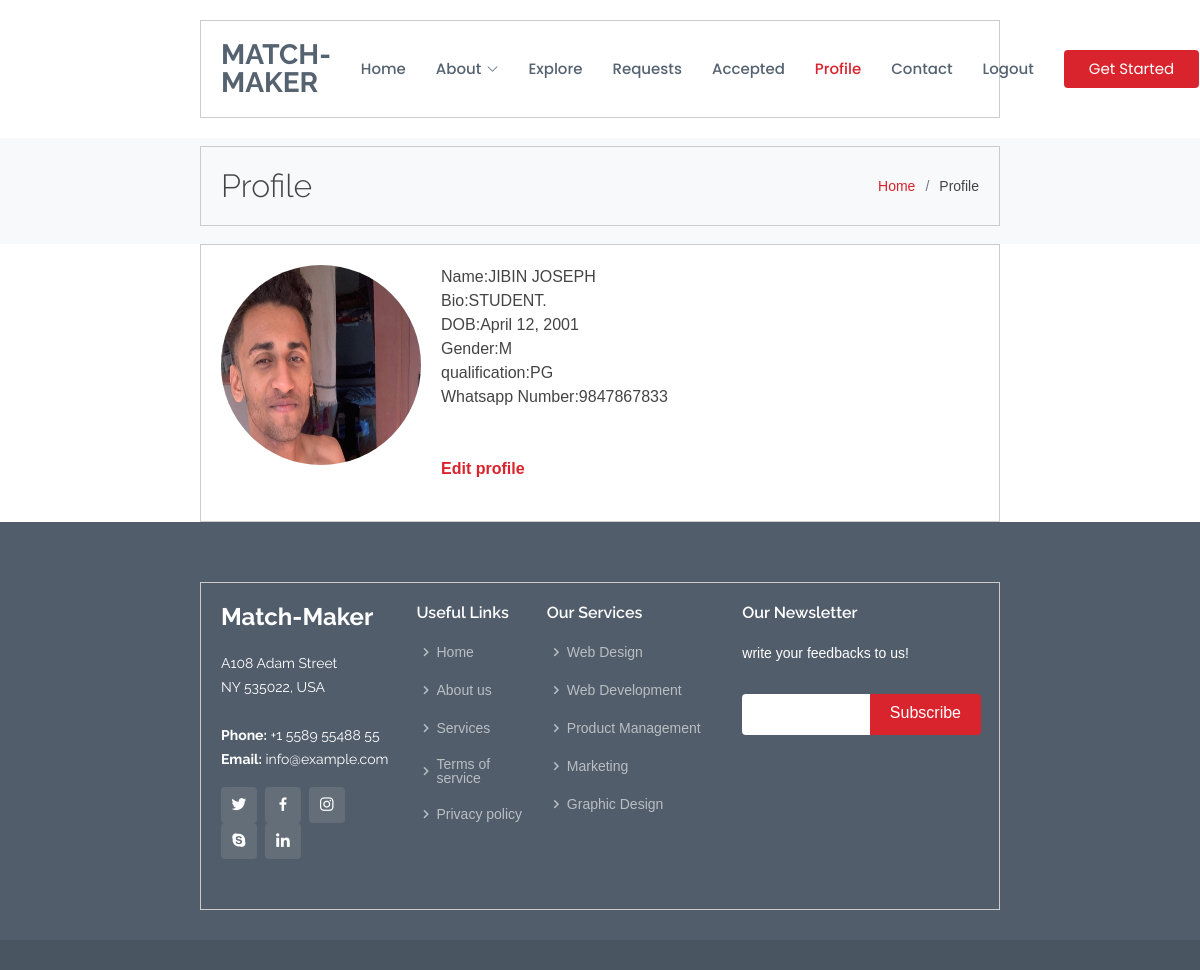
The app's page /profile (signed in) with its own data.
### datingapp/models.py (models this page shows)
class signn(models.Model):
    password=models.TextField(max_length=12)
    email=models.EmailField()
    photo=models.ImageField(blank=True)
    name=models.TextField(blank=True)
    bio=models.TextField(blank=True)
    dob=models.DateField(blank=True,null=True)
    gender=models.CharField(max_length=2,blank=True)
    qualification=models.TextField(blank=True)
    number=models.CharField(max_length=10, null=True, blank=True)
    status=models.CharField(max_length=20,default='No')

### datingapp/views.py (the view)
# urls.py: path('profile',views.profile,name="profile"),
def profile(request):
    id=request.session['id']
    a=signn.objects.filter(id=id)
    return render(request,"profile.html",{'a':a})

### templates/profile.html (shortened to what this page needs)
{% include 'base.html'%}
<body>
  <header id="header" class="fixed-top d-flex align-items-center">
    <div class="container d-flex align-items-center">
      <h1 class="logo me-auto"><a href="index.html">Match-Maker</a></h1>
      <nav id="navbar" class="navbar">
        <ul>
          <li><a href="\index">Home</a></li>
          <li class="dropdown"><a href="#"><span>About</span> <i class="bi bi-chevron-down"></i></a>
          </li>
          <li><a href="\explore">Explore</a></li>
          <li><a href="\request">Requests</a></li>
          <li><a href="\mates">Accepted</a></li>
          <li><a href="#" class="active">Profile</a></li>
          <li><a href="\contact">Contact</a></li>
          <li><a href="\logout">Logout</a></li>
          <li><a href="\index" class="getstarted">Get Started</a></li>
        </ul>
      </nav>
    </div>
  </header>
  <br><br>
  <main id="main">
    <section id="breadcrumbs" class="breadcrumbs">
      <div class="container">
        <div class="d-flex justify-content-between align-items-center">
          <h2>Profile</h2>
          <ol>
            <li><a href="\index">Home</a></li>
            <li>Profile</li>
          </ol>
        </div>
      </div>
    </section>
      <html>
        <head>
    </head>
    <body>
      {% for i in a %}
      <div class="container">
        <div class="profile">
          {% if i.photo %}
          <img src="{{i.photo.url}}" alt="Profile Picture">
          {% else %}
          <img src="https://cdn2.vectorstock.com/i/1000x1000/17/61/male-avatar-profile-picture-vector-10211761.jpg" alt="Profile Picture">
          {% endif %}
          <div class="bio">
            <p>Name:{{i.name}}</p>
            <p>Bio:{{i.bio}}</p>
            <p>DOB:{{i.dob}}</p>
            <p>Gender:{{i.gender}}</p>
            <p>qualification:{{i.qualification}}</p>
            <p>Whatsapp Number:{{i.number}}</p>
            <br>
            <br>
            <b><a href="\edit">Edit profile</a></b>
          </div>
        </div>
      </div>
      {% endfor %}
    </body>
      </html>
      </main>
      </body>
      </html>
      {% include 'footer.html'%}
</body>
</html>

### static/css/style.css (style rules this page uses)
body { font-family: "Open Sans", sans-serif; color: #444444; }
a { text-decoration: none; color: #d9232d; }
h1, h2, h3, h4, h5, h6 { font-family: "Raleway", sans-serif; }
#header { background: white; transition: all 0.5s; z-index: 997; padding: 20px 0; }
#header .logo { font-size: 28px; margin: 0; padding: 0; line-height: 1; font-weight: 700; text-transform: uppercase; }
#header .logo a { color: #556270; }
.navbar { padding: 0; }
.navbar ul { margin: 0; padding: 0; display: flex; list-style: none; align-items: center; }
.navbar li { position: relative; }
.navbar a, .navbar a:focus { display: flex; align-items: center; justify-content: space-between; padding: 10px 0 10px 30px; font-family: "Poppins", sans-serif; font-size: 15px; font-weight: 500; color: #556270; white-space: nowrap; transition: 0.3s; }
.navbar a i, .navbar a:focus i { font-size: 12px; line-height: 0; margin-left: 5px; }
.navbar a:hover, .navbar .active, .navbar .active:focus, .navbar li:hover>a { color: #d9232d; }
.navbar .getstarted, .navbar .getstarted:focus { background: #d9232d; padding: 8px 25px; margin-left: 30px; border-radius: 4px; font-weight: 400; color: #fff; }
section { padding: 60px 0; overflow: hidden; }
.breadcrumbs { padding: 18px 0; background: #f8f9fa; min-height: 40px; margin-top: 80px; }
.breadcrumbs h2 { font-size: 32px; font-weight: 300; margin: 0; }
.breadcrumbs ol { display: flex; flex-wrap: wrap; list-style: none; padding: 0; margin: 0; font-size: 14px; }
.breadcrumbs ol li+li { padding-left: 10px; }
.breadcrumbs ol li+li::before { display: inline-block; padding-right: 10px; color: #6b7b8d; content: "/"; }

### templates/profile.html (style rules this page uses)
body { font-family: Arial, sans-serif; margin: 0; padding: 0; }
.container { max-width: 800px; margin: 0 auto; padding: 20px; border: 1px solid #ccc; }
.profile { display: flex; flex-wrap: wrap; margin-bottom: 20px; }
.profile img { width: 200px; height: 200px; border-radius: 50%; margin-right: 20px; }
.profile p { margin: 0; }
.profile .bio { flex: 1; }

### records on screen
signn: photo (picture), name "JIBIN JOSEPH", bio "STUDENT.", dob "April 12, 2001", gender "M", qualification "PG", number "9847867833"
